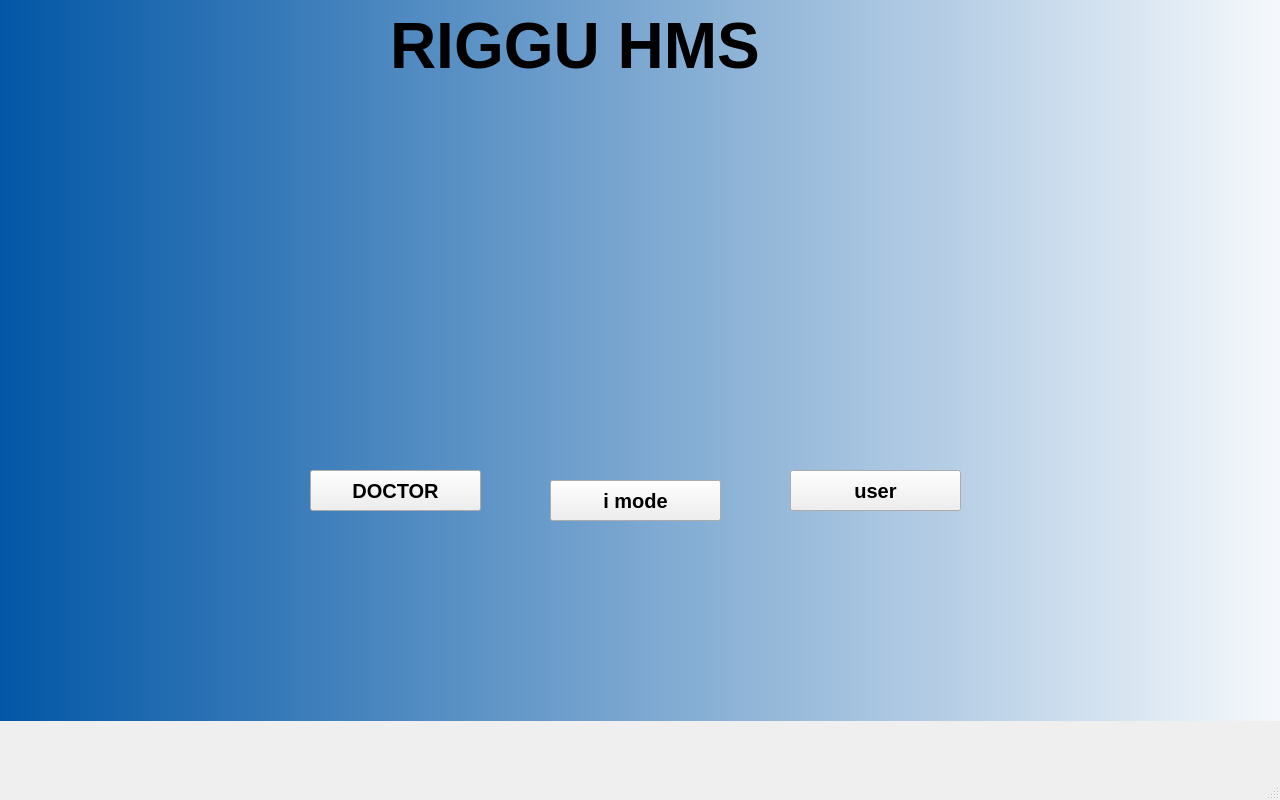
<?xml version="1.0" encoding="UTF-8"?>
<ui version="4.0">
 <class>MainWindow</class>
 <widget class="QMainWindow" name="MainWindow">
  <property name="geometry">
   <rect>
    <x>0</x>
    <y>0</y>
    <width>1280</width>
    <height>800</height>
   </rect>
  </property>
  <property name="minimumSize">
   <size>
    <width>1280</width>
    <height>800</height>
   </size>
  </property>
  <property name="maximumSize">
   <size>
    <width>1280</width>
    <height>800</height>
   </size>
  </property>
  <property name="windowTitle">
   <string>MainWindow</string>
  </property>
  <widget class="QWidget" name="centralwidget">
   <widget class="QWidget" name="widget" native="true">
    <property name="geometry">
     <rect>
      <x>-10</x>
      <y>-30</y>
      <width>1341</width>
      <height>751</height>
     </rect>
    </property>
    <property name="styleSheet">
     <string notr="true">QWidget#widget
{background-color: qlineargradient(spread:pad, x1:0, y1:1, x2:1, y2:1, stop:0 rgba(0, 85, 165, 255), stop:1 rgba(255, 255, 255, 255));}</string>
    </property>
    <widget class="QLabel" name="riggu_txt">
     <property name="geometry">
      <rect>
       <x>400</x>
       <y>30</y>
       <width>491</width>
       <height>91</height>
      </rect>
     </property>
     <property name="font">
      <font>
       <pointsize>48</pointsize>
       <weight>75</weight>
       <bold>true</bold>
      </font>
     </property>
     <property name="styleSheet">
      <string notr="true">font color: rgb(255, 255, 255);</string>
     </property>
     <property name="text">
      <string>RIGGU HMS</string>
     </property>
    </widget>
    <widget class="QLabel" name="label">
     <property name="geometry">
      <rect>
       <x>270</x>
       <y>200</y>
       <width>281</width>
       <height>281</height>
      </rect>
     </property>
     <property name="styleSheet">
      <string notr="true">image: url(:/image/doctor.jpg);</string>
     </property>
     <property name="text">
      <string/>
     </property>
    </widget>
    <widget class="QLabel" name="label_2">
     <property name="geometry">
      <rect>
       <x>750</x>
       <y>190</y>
       <width>281</width>
       <height>281</height>
      </rect>
     </property>
     <property name="styleSheet">
      <string notr="true">image: url(:/image/admin.jpg);</string>
     </property>
     <property name="text">
      <string/>
     </property>
    </widget>
    <widget class="QPushButton" name="doc_btn">
     <property name="geometry">
      <rect>
       <x>320</x>
       <y>500</y>
       <width>171</width>
       <height>41</height>
      </rect>
     </property>
     <property name="font">
      <font>
       <pointsize>15</pointsize>
       <weight>75</weight>
       <bold>true</bold>
      </font>
     </property>
     <property name="cursor">
      <cursorShape>PointingHandCursor</cursorShape>
     </property>
     <property name="text">
      <string>DOCTOR</string>
     </property>
    </widget>
    <widget class="QPushButton" name="admin_btn">
     <property name="geometry">
      <rect>
       <x>800</x>
       <y>500</y>
       <width>171</width>
       <height>41</height>
      </rect>
     </property>
     <property name="font">
      <font>
       <pointsize>15</pointsize>
       <weight>75</weight>
       <bold>true</bold>
      </font>
     </property>
     <property name="cursor">
      <cursorShape>PointingHandCursor</cursorShape>
     </property>
     <property name="text">
      <string>user</string>
     </property>
    </widget>
    <widget class="QPushButton" name="i_mode_btn">
     <property name="geometry">
      <rect>
       <x>560</x>
       <y>510</y>
       <width>171</width>
       <height>41</height>
      </rect>
     </property>
     <property name="font">
      <font>
       <pointsize>15</pointsize>
       <weight>75</weight>
       <bold>true</bold>
      </font>
     </property>
     <property name="cursor">
      <cursorShape>PointingHandCursor</cursorShape>
     </property>
     <property name="text">
      <string>i mode</string>
     </property>
    </widget>
   </widget>
  </widget>
  <widget class="QMenuBar" name="menubar">
   <property name="geometry">
    <rect>
     <x>0</x>
     <y>0</y>
     <width>1280</width>
     <height>23</height>
    </rect>
   </property>
  </widget>
  <widget class="QStatusBar" name="statusbar"/>
 </widget>
 <resources>
  <include location="image.qrc"/>
 </resources>
 <connections/>
</ui>
